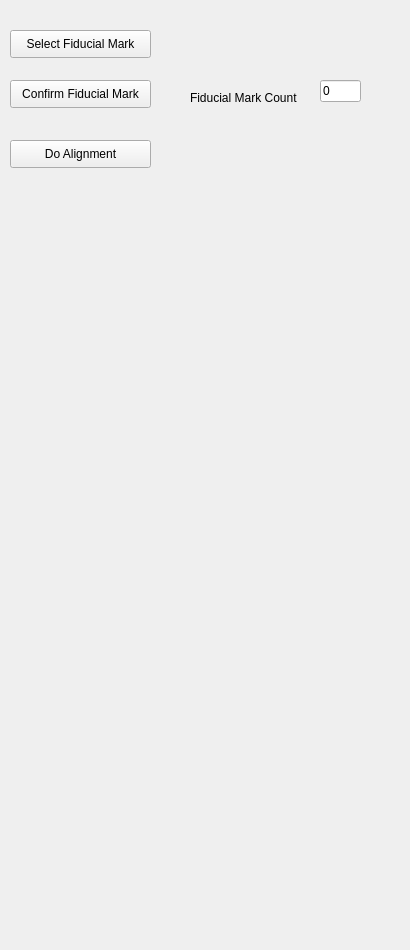
<?xml version="1.0" encoding="UTF-8"?>
<ui version="4.0">
 <class>FiducialMarkWidget</class>
 <widget class="QWidget" name="FiducialMarkWidget">
  <property name="geometry">
   <rect>
    <x>0</x>
    <y>0</y>
    <width>410</width>
    <height>950</height>
   </rect>
  </property>
  <property name="windowTitle">
   <string>FiducialMarkWidget</string>
  </property>
  <widget class="QPushButton" name="btnSelectFiducialMark">
   <property name="geometry">
    <rect>
     <x>10</x>
     <y>30</y>
     <width>141</width>
     <height>28</height>
    </rect>
   </property>
   <property name="text">
    <string>Select Fiducial Mark</string>
   </property>
  </widget>
  <widget class="QPushButton" name="btnConfirmFiducialMark">
   <property name="geometry">
    <rect>
     <x>10</x>
     <y>80</y>
     <width>141</width>
     <height>28</height>
    </rect>
   </property>
   <property name="text">
    <string>Confirm Fiducial Mark</string>
   </property>
  </widget>
  <widget class="QLineEdit" name="lineEditFiducialMark">
   <property name="geometry">
    <rect>
     <x>320</x>
     <y>80</y>
     <width>41</width>
     <height>22</height>
    </rect>
   </property>
   <property name="text">
    <string>0</string>
   </property>
  </widget>
  <widget class="QLabel" name="labelFiducialMarkCount">
   <property name="geometry">
    <rect>
     <x>190</x>
     <y>90</y>
     <width>121</width>
     <height>16</height>
    </rect>
   </property>
   <property name="text">
    <string>Fiducial Mark Count</string>
   </property>
  </widget>
  <widget class="QPushButton" name="btnDoAlignment">
   <property name="geometry">
    <rect>
     <x>10</x>
     <y>140</y>
     <width>141</width>
     <height>28</height>
    </rect>
   </property>
   <property name="text">
    <string>Do Alignment</string>
   </property>
  </widget>
 </widget>
 <layoutdefault spacing="6" margin="11"/>
 <resources/>
 <connections/>
</ui>
